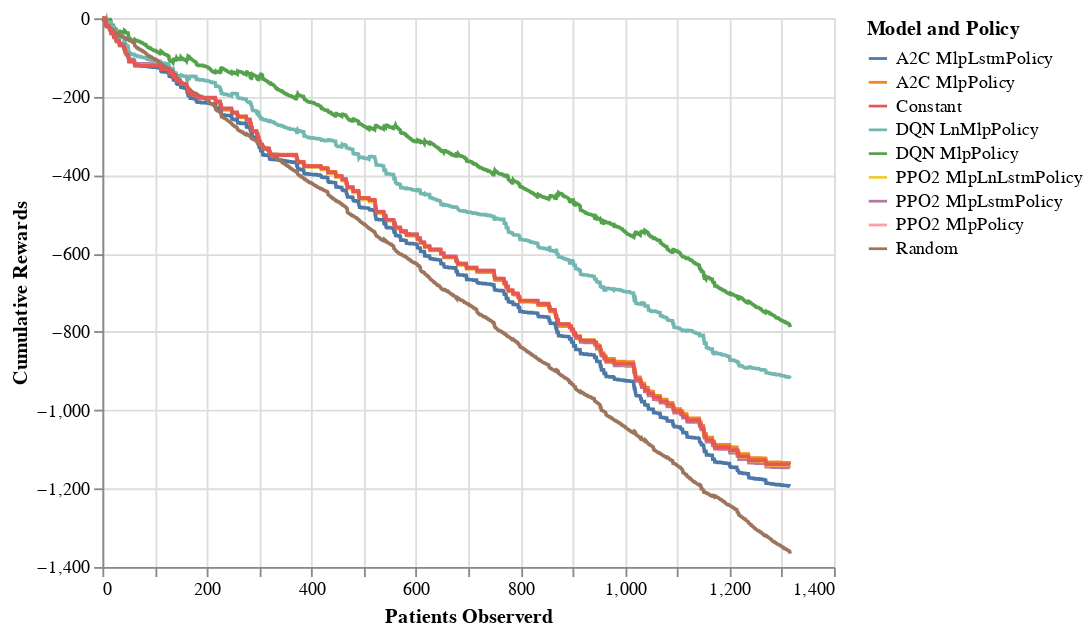

Notebook source saved alongside this figure:
### Code cell
alt.Chart(pivot).mark_line().encode(
    x=alt.X('patients', axis=alt.Axis(title='Patients Observed')),
    y=alt.Y('value', axis=alt.Axis(title='Cumulative Rewards')),
    color=alt.Color('variable', legend=alt.Legend(title='Model and Policy'))
)

### Figure 1 — Vega-Lite specification as saved in the notebook (floating-point values rounded to 4 significant figures; data arrays with more than 128 entries replaced by an {"elided": "..."} marker saying what was removed)
{"config": {"view": {"continuousWidth": 400, "continuousHeight": 300}}, "data": {"name": "data-195e18ca7d7d174daa090515e9f4ef20"}, "mark": "line", "encoding": {"color": {"type": "nominal", "field": "variable", "legend": {"title": "Model and Policy"}}, "x": {"type": "quantitative", "axis": {"title": "Patients Observerd"}, "field": "patients"}, "y": {"type": "quantitative", "axis": {"title": "Cumulative Rewards"}, "field": "value"}}, "$schema": "https://vega.github.io/schema/vega-lite/v4.8.1.json", "datasets": {"data-195e18ca7d7d174daa090515e9f4ef20": {"elided": "11853 records"}}}
